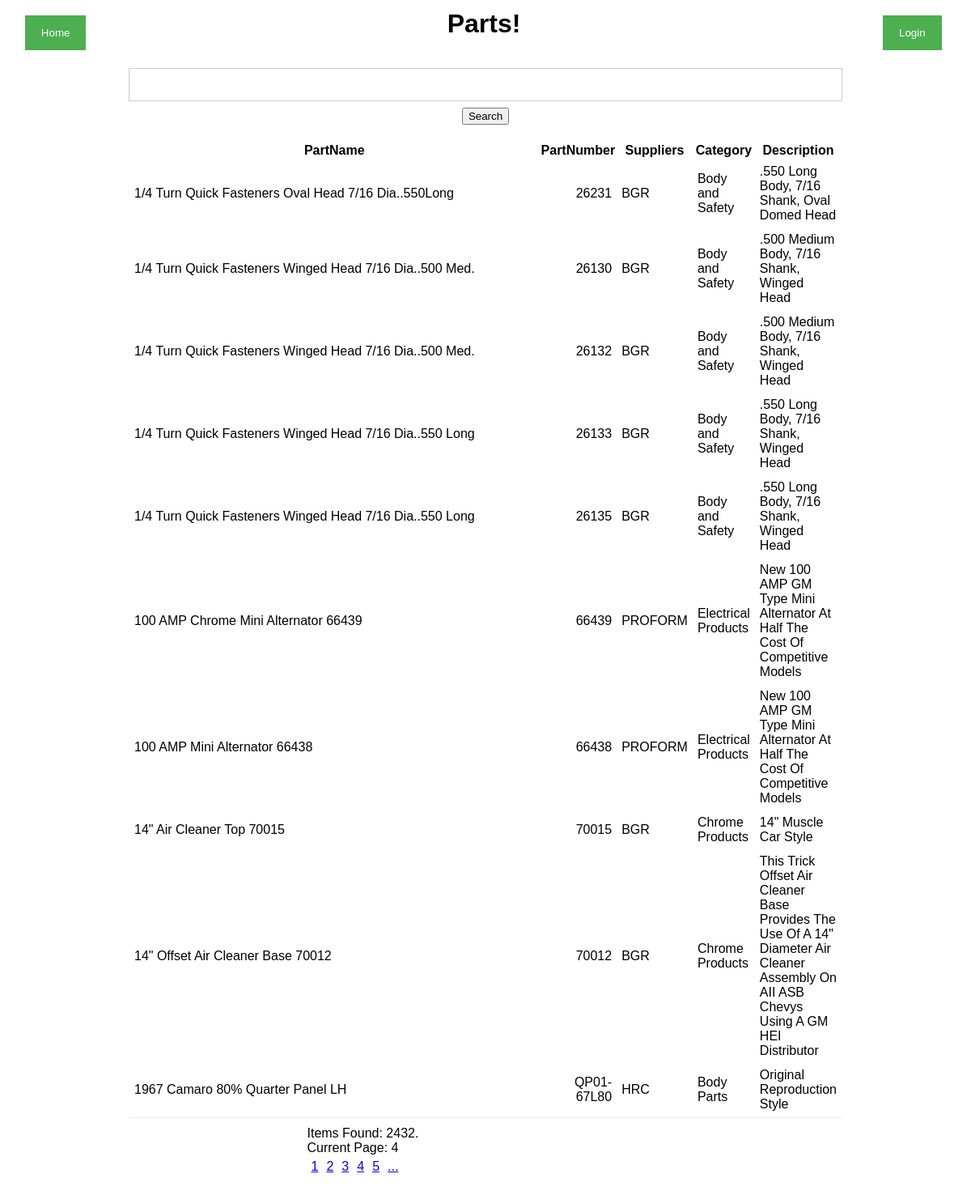
The app's page /index.php?pindex=30&page=4 with its own data.
### tables this page shows
CREATE TABLE IF NOT EXISTS `carparts` (
  `PartID` int(4) DEFAULT NULL,
  `PartName` varchar(65) DEFAULT NULL,
  `PartNumber` varchar(13) DEFAULT NULL,
  `Suppliers` varchar(12) DEFAULT NULL,
  `Category` varchar(26) DEFAULT NULL,
  `Description01` varchar(155) DEFAULT NULL,
  `Description02` varchar(187) DEFAULT NULL,
  `Description03` varchar(154) DEFAULT NULL,
  `Description04` varchar(121) DEFAULT NULL,
  `Description05` varchar(162) DEFAULT NULL,
  `Description06` varchar(104) DEFAULT NULL,
  `Price` varchar(8) DEFAULT NULL,
  `Estimated Shipping Cost` varchar(5) DEFAULT NULL,
  `Associated image filename1` varchar(47) DEFAULT NULL,
  `Associated image filename2` varchar(44) DEFAULT NULL,
  `Associated image filename3` varchar(39) DEFAULT NULL,
  `Associated image filename4` varchar(2) DEFAULT NULL,
  `Notes` varchar(50) DEFAULT NULL,
  `Shipping Weight` varchar(3) DEFAULT NULL
);

### www/index.php (the view, shortened to what this page needs)
<?php
require_once 'assets/lib/header.php';
require_once 'assets/lib/searchbar.php';
$index = 0;
if (isset($_GET["pindex"])){
	$index = (int)filter_input(INPUT_GET, "pindex");
}
if (isset($_GET["search"])) {
	$search_input = (string)filter_input(INPUT_GET, "search");
	if (isset($_SESSION["user_type"])) {
		$user_type = $_SESSION["user_type"];
		if ($user_type == "user"){
			$result = search($search_input, "user", $index);
			print_table($result, "user");
		} else if ($user_type == "admin") {
			$result = search($search_input, "user", $index);
			print_table($result, "admin");
		} else {
			$result = search($search_input, "guest", $index);
			print_table($result, "guest");
		}
	} else {
		$result = search($search_input, "guest", $index);
		print_table($result, "guest");
	}
} else {
	if (isset($_SESSION["user_type"])) {
		$result = search("", $_SESSION["user_type"], $index);
		print_table($result, $_SESSION["user_type"]);
	} else {
		$result = search("", "guest", $index);
		print_table($result, "guest");
	}
}
function search($keyword, $user_type, $index){
    $connection = get_connection();
	$result = array();
	try {
		$stmt = $connection->prepare("call sp_search( ?, ?, ? )");
		$stmt->bind_param("ssi", $keyword, $user_type, $index);
		$stmt->execute();
		$result_arr = $stmt->get_result();
		while($row = $result_arr->fetch_assoc()) {
			$result[] = $row;
		}
		return $result;
	} catch (\mysqli_sql_exception $ex) {
		throw $ex;
	} catch (Exception $e) {
		throw $e;
	}
}
function getSearchCount($keyword){
   $connection = get_connection();
    $count = 0;
    try{
		$stmt = $connection->prepare("call sp_search_item_count( ? )");
		$stmt->bind_param("s", $keyword);
		$stmt->execute();
		$stmt->bind_result($c);
		while($stmt->fetch()) {
			$count = $c;
        }
        return $count;
	} catch (\mysqli_sql_exception $ex) {
		throw $ex;
	} catch (Exception $e) {
		throw $e;
	}
}
function print_table ($query_result, $user_type) {
	echo "<table class='table-filter'>";
	if ($user_type == "user") {
		echo "<tr><th>PartID</th><th>PartName</th><th>PartNumber</th><th>Suppliers</th>"
			."<th>Category</th><th>Description01</th><th>Description02</th><th>Description03</th>"
			."<th>Description04</th><th>Description05</th><th>Description06</th><th>Price</th>"
			."<th>Estimated Shipping Cost</th><th>Associated image filename1</th><th>Associated image filename2</th>"
			."<th>Associated image filename3</th><th>Associated image filename4</th><th>Notes</th>"
			."<th>Shipping Weight</th></tr>";
		foreach ($query_result as $row) {
			echo "<tr>";
			foreach ($row as $column_data) {
				echo "<td>".htmlspecialchars($column_data)."</td>";
			}
			echo "</tr>";
		}
	} else {
		echo "<tr><th>PartName</th><th>PartNumber</th><th>Suppliers</th>"
			."<th>Category</th><th>Description</th></tr>";
		foreach ($query_result as $row) {
			echo "<tr>";
			foreach ($row as $column_data) {
				echo "<td>".htmlspecialchars($column_data)."</td>";
			}
			echo "</tr>";
		}
	}
	echo "</table>";
	print_nav_bar();
}
function print_nav_bar(){
	$search_input = "";
	$page = 1;
	if (isset($_GET["page"])){
		$page = (int)filter_input(INPUT_GET, "page");
	}
	$current_page = $page;
	$row_count = getSearchCount($search_input);
	$MAX_ROWS_PER_PAGE = 10;
	$MAX_INDEXES_PER_PAGE = 5;
	$page_count = (int)($row_count / $MAX_ROWS_PER_PAGE);
	echo "<div class='page_navigator'>";
	echo "Items Found: $row_count.<br/>";
	echo "Current Page: $current_page <br/>";
	echo "<nav>";
	$start_page = 1;
	if ($current_page > 2) {
		$previous_multiple_of_five = intval($current_page);
		while (($previous_multiple_of_five % $MAX_INDEXES_PER_PAGE) != 0) {
			--$previous_multiple_of_five;
		}
		$start_page = intval($previous_multiple_of_five);
		if ($start_page < 1) {
			$start_page = 1;
		}
	}
	$end_page = intval($page_count);
	$next_multiple_of_five = intval($current_page);
	if (($end_page - $curren_page) > 5) {
		while (($next_multiple_of_five % $MAX_INDEXES_PER_PAGE) != 0
				|| $next_multiple_of_five == $current_page) {
			++$next_multiple_of_five;
		}
		if ($current_page <= $page_count) {
			$end_page = intval($next_multiple_of_five);
		}
	}
	$pindex = 0;
	for ($p = $start_page; $p <= $end_page; $p++) {
		$pindex = ($p - 1) * $MAX_ROWS_PER_PAGE;
		if (isset($_GET["search"])){
			$search_input = (string)filter_input(INPUT_GET, "search");
			echo "<a href='index.php?search=$search_input&pindex=$pindex&page=$p' >$p</a>";
		} else {
			echo "<a href='index.php?pindex=$pindex&page=$p' >$p</a>";
		}
	}
	if (($page_count - $current_page) > 5) {
		if (isset($_GET["search"])){
			$search_input = (string)filter_input(INPUT_GET, "search");
			echo "<a href='index.php?search=$search_input&pindex=$pindex&page=".($end_page + 1)."' >...</a>";
		} else {
			echo "<a href='index.php?pindex=$pindex&page=".($end_page + 1)."' >...</a>";
		}
	}
	echo "</nav>";
	echo "</div>";
}
require_once 'assets/lib/footer.php';
?>

### www/assets/lib/header.php (style rules this page uses)
body { font-family: Arial, Helvetica, sans-serif; }
.table-filter { background-color: #fff; border-bottom: 1px solid #eee; }
.table-filter tbody tr td { padding: 5px; vertical-align: middle; border-top-color: #eee; }
.table-filter tr td:first-child { width: 80%; }
.table-filter tr td:nth-child(2) { text-align: right; }
.page_navigator { margin: auto; width: 50%; padding: 10px; }
nav a { display: inline-block; padding: 5px; }

### records on screen
carparts: PartName "1/4 Turn Quick Fasteners Oval Head 7/16 Dia..550Long", PartNumber "26231", Suppliers "BGR", Category "Body and Safety", Description01 ".550 Long Body, 7/16 Shank, Oval Domed Head"
carparts: PartName "1/4 Turn Quick Fasteners Winged Head 7/16 Dia..500 Med.", PartNumber "26130", Suppliers "BGR", Category "Body and Safety", Description01 ".500 Medium Body, 7/16 Shank, Winged Head"
carparts: PartName "1/4 Turn Quick Fasteners Winged Head 7/16 Dia..500 Med.", PartNumber "26132", Suppliers "BGR", Category "Body and Safety", Description01 ".500 Medium Body, 7/16 Shank, Winged Head"
carparts: PartName "1/4 Turn Quick Fasteners Winged Head 7/16 Dia..550 Long", PartNumber "26133", Suppliers "BGR", Category "Body and Safety", Description01 ".550 Long Body, 7/16 Shank, Winged Head"
carparts: PartName "1/4 Turn Quick Fasteners Winged Head 7/16 Dia..550 Long", PartNumber "26135", Suppliers "BGR", Category "Body and Safety", Description01 ".550 Long Body, 7/16 Shank, Winged Head"
carparts: PartName "100 AMP Chrome Mini Alternator 66439", PartNumber "66439", Suppliers "PROFORM", Category "Electrical Products", Description01 "New 100 AMP GM Type Mini Alternator At Half The Cost Of Competitive Models"
carparts: PartName "100 AMP Mini Alternator 66438", PartNumber "66438", Suppliers "PROFORM", Category "Electrical Products", Description01 "New 100 AMP GM Type Mini Alternator At Half The Cost Of Competitive Models"
carparts: PartName "14\" Air Cleaner Top 70015", PartNumber "70015", Suppliers "BGR", Category "Chrome Products", Description01 "14\" Muscle Car Style"
carparts: PartName "14\" Offset Air Cleaner Base 70012", PartNumber "70012", Suppliers "BGR", Category "Chrome Products", Description01 "This Trick Offset Air Cleaner Base Provides The Use Of A 14\" Diameter Air Cleaner Assembly On AII ASB Chevys Using A GM HEI Distributor"
carparts: PartName "1967 Camaro 80% Quarter Panel LH", PartNumber "QP01-67L80", Suppliers "HRC", Category "Body Parts", Description01 "Original Reproduction Style"

### other values on screen
$row_count "2432"
$current_page "4"
